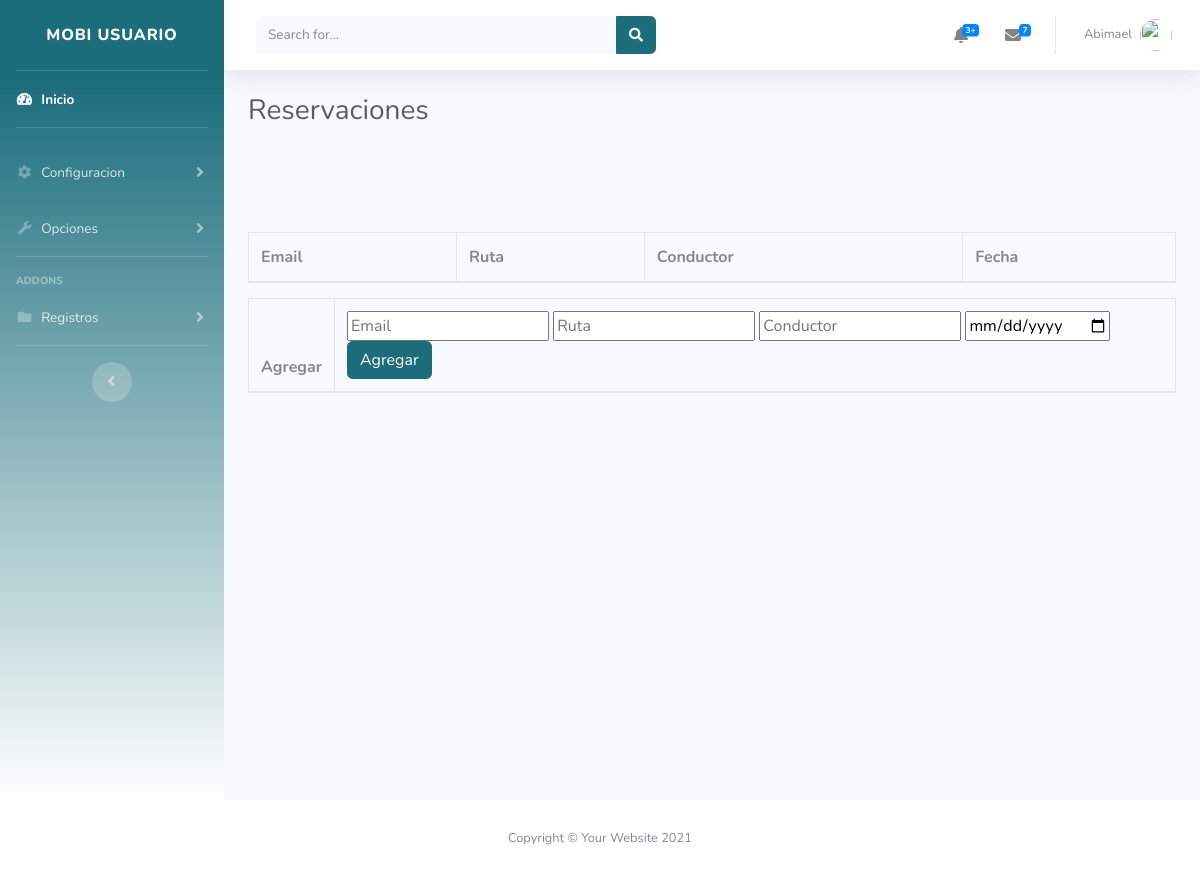
The page /adminreservacion.php on the database as committed earlier.
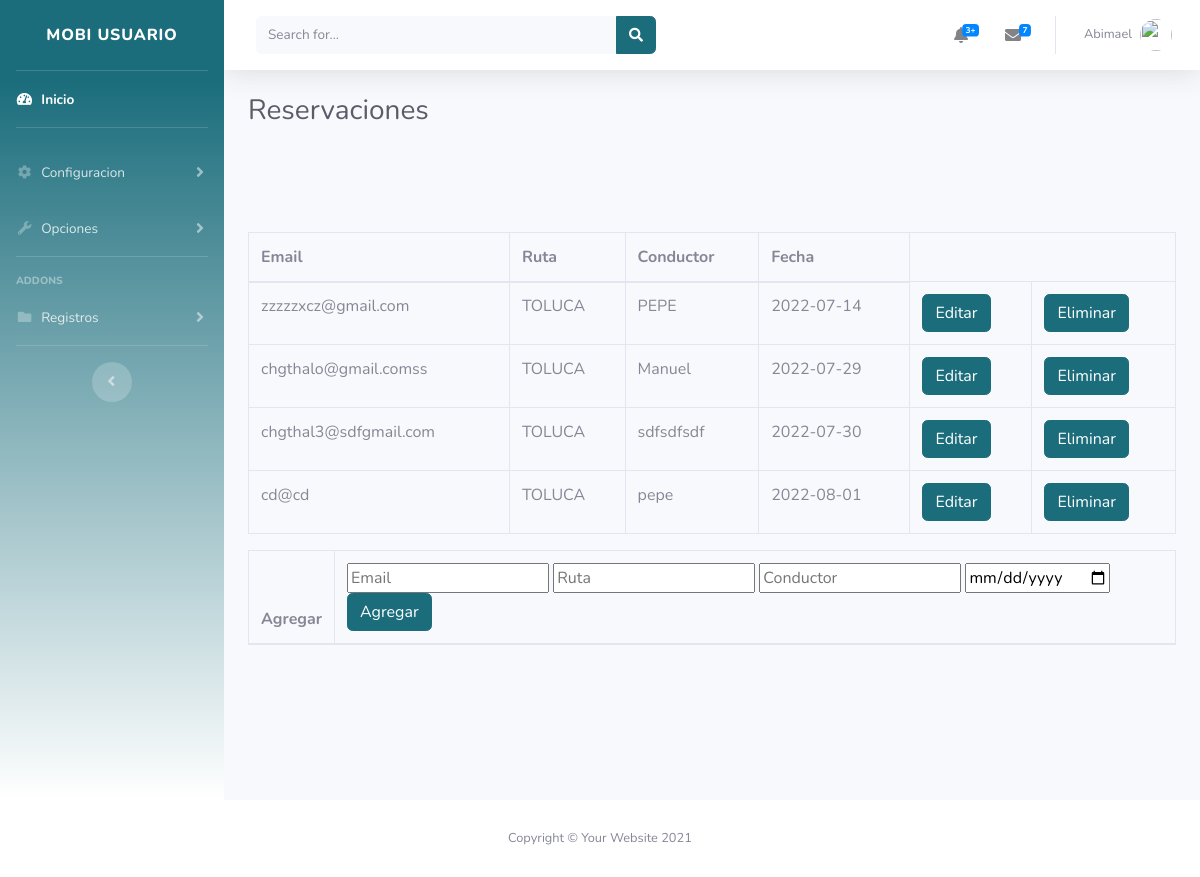
The same page on the database as committed later.
### tables this page shows
CREATE TABLE `reservaciones` (
  `Email` text NOT NULL,
  `Ruta` text NOT NULL,
  `Conductor` text NOT NULL,
  `Fecha` date NOT NULL,
  `ID` int(11) NOT NULL
);

### adminreservacion.php (the view, shortened to what the changed rows need)
<!DOCTYPE html>
<html lang="en">
<head>
    <link href="vendor/fontawesome-free/css/all.min.css" rel="stylesheet" type="text/css">
    <link href="css/sb-admin-2.min.css" rel="stylesheet">
</head>
<body id="page-top">
    <div id="wrapper">
        <div id="content-wrapper" class="d-flex flex-column">
            <div id="content">
                <div class="container-fluid">
                    <div class="d-sm-flex align-items-center justify-content-between mb-4">
                        <h1 class="h3 mb-0 text-gray-800">Reservaciones</h1>
                    </div>
                    <div class="row">
                    <div class="row">
                        <div class="card-body">
                            <div class="table-responsive">
                                <table class="table table-bordered" id="dataTable" width="100%" cellspacing="0">
                                    <thead>
                                        <tr>
                                            <th>Email</th>
                                            <th>Ruta</th>
                                            <th>Conductor</th>
                                            <th>Fecha</th>
                                        </tr>
                                    </thead>
                                    <tfoot>
                                        <?php
 $conn=mysqli_connect('localhost','root','','integradora') or die ('Error en la conexion servidosr') ;
      $consulta= "SELECT * FROM reservaciones";
      $resultado= mysqli_query($conn,$consulta);
      while($row=mysqli_fetch_array($resultado)){
    ?>
                                        <tr>
                                            <td><?php echo $row['Email']?></td>
                                            <td><?php echo $row['Ruta']?></td>
                                            <td><?php echo $row['Conductor']?></td>
                                            <td><?php echo $row['Fecha']?></td>
                                            <td><a href="actualizarreser.php?id=<?php echo $row['ID'] ?>" class="btn btn-primary">Editar</a> </td>
                                            <td><a href="deletereser.php?id=<?php echo $row['ID'] ?>" class="btn btn-primary">Eliminar</a> </td>
                                        </tr>
      <?php
      }
      ?>
                                    <div class="card-body">
                            <div class="table-responsive">
                                <table class="table table-bordered" id="dataTable" width="100%" cellspacing="0">
                                    <thead>
                                        <tr>
                                            <th>Agregar</th>
    <td>
        <form action="agregarreser.php" method="post">
    </td>
                                </table>
                            </div>
                        </div>
                    </div>
                </div>
                                </div>
                            </div>
                        </div>
                    </div>
                </div>
            </div>
</body>
</html>

Rows that differ between the two databases and show on the page:
added reservaciones: Email "zzzzzxcz@gmail.com", Ruta "TOLUCA", Conductor "PEPE", Fecha "2022-07-14"
added reservaciones: Email "chgthalo@gmail.comss", Ruta "TOLUCA", Conductor "Manuel", Fecha "2022-07-29"
added reservaciones: Email "chgthal3@sdfgmail.com", Ruta "TOLUCA", Conductor "sdfsdfsdf", Fecha "2022-07-30"
added reservaciones: Email "cd@cd", Ruta "TOLUCA", Conductor "pepe", Fecha "2022-08-01"
